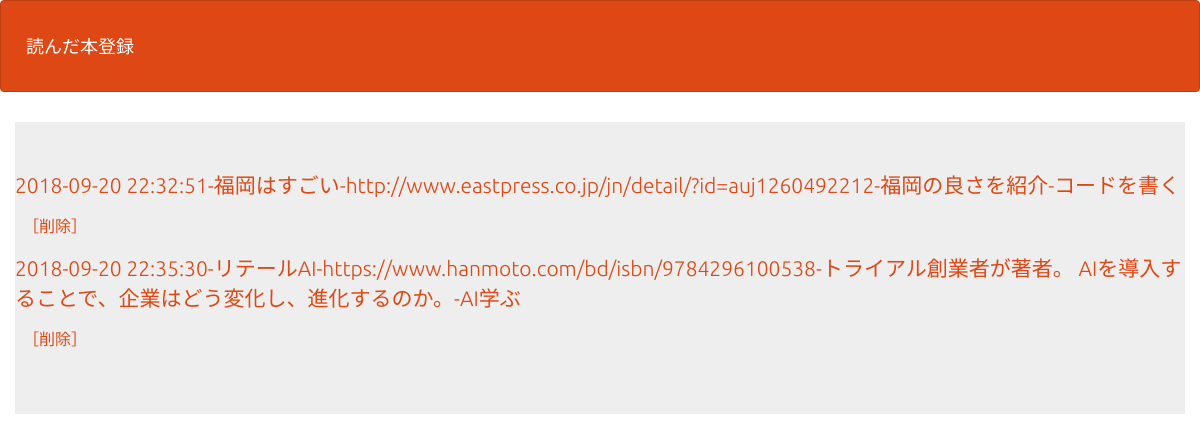
The page /select.php on the database its author committed.
### tables this page shows
CREATE TABLE `gs_bm_table` (
  `id` int(12) NOT NULL,
  `name` varchar(64) NOT NULL,
  `url` text NOT NULL,
  `comment` text NOT NULL,
  `action` text NOT NULL,
  `indate` datetime NOT NULL
);

### select.php (the view, shortened to what this page needs)
<?php
try {
  $pdo = new PDO('mysql:dbname=gs_f01_db31;charset=utf8;host=localhost','root','');
} catch (PDOException $e) {
  exit('dbError:'.$e->getMessage());
}
$stmt = $pdo->prepare("SELECT*FROM gs_bm_table");
$status = $stmt->execute();
$view="";
if($status==false) {
  $error = $stmt->errorInfo();
  exit("sqlError:".$error[2]);
}else{
  while( $result = $stmt->fetch(PDO::FETCH_ASSOC)){
    $view .= "<p>";
    $view .='<a href="detail.php?id='.$result['id'].'">';
    $view .= $result["indate"]."-".$result["name"]."-".$result["url"]."-".$result["comment"]."-".$result["action"]."</p>";
    $view .='</a>';
    $view .= '　';
    $view .= '<a href="delete.php?id='.$result['id'].'">';
    $view .= '［削除］';
    $view .= '</a>';
    $view .= '</p>';
  }
}
?>
<!DOCTYPE html>
<html lang="ja">
<head>
<link rel="stylesheet" href="css/range.css">
<link href="css/bootstrap.min.css" rel="stylesheet">
</head>
<body id="main">
<header>
  <nav class="navbar navbar-default">
    <div class="container-fluid">
      <div class="navbar-header">
      <a class="navbar-brand" href="index.php">読んだ本登録</a>
      </div>
    </div>
  </nav>
</header>
<div>
    <div class="container jumbotron"><?=$view?></div>
</div>
</body>
</html>

### select.php (style rules this page uses)
div { padding: 10px;font-size:16px; }

### rows shown on the page
gs_bm_table: indate "2018-09-20 22:32:51", name "福岡はすごい", url "http://www.eastpress.co.jp/jn/detail/?id=auj1260492212", comment "福岡の良さを紹介", action "コードを書く", value "［削除］"
gs_bm_table: indate "2018-09-20 22:35:30", name "リテールAI", url "https://www.hanmoto.com/bd/isbn/9784296100538", comment "トライアル創業者が著者。 AIを導入することで、企業はどう変化し、進化するのか。", action "AI学ぶ", value "［削除］"
